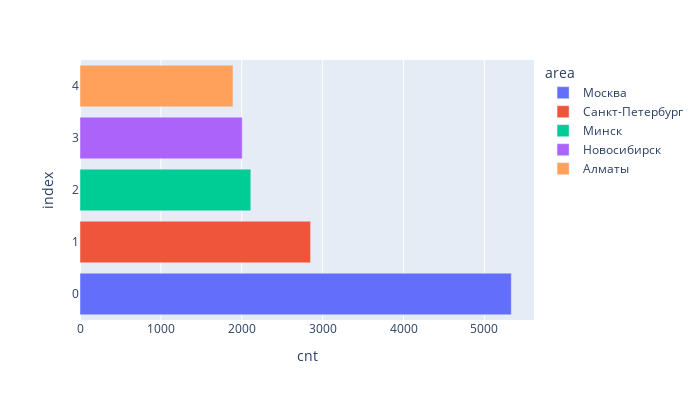

Notebook code cell kept with this figure:
### Code cell
exit_4_1 = pd.read_sql_query(query_4_1, connection_project)
display(exit_4_1)

plot = px.bar(data_frame = exit_4_1,
              x = 'cnt',
              height = 400,
              width = 700,
              color = 'area',
              orientation = 'h'
              )
plot.show()
plot.write_html("plotly_express3.html")

### Figure 1 — Plotly figure (JSON) as saved in the notebook; plotly's stock layout.template omitted (floating-point values rounded to 4 significant figures)
{"data": [{"alignmentgroup": "True", "hovertemplate": "area=Москва<br>cnt=%{x}<br>index=%{y}<extra></extra>", "legendgroup": "Москва", "marker": {"color": "#636efa", "pattern": {"shape": ""}}, "name": "Москва", "offsetgroup": "Москва", "orientation": "h", "showlegend": true, "textposition": "auto", "type": "bar", "x": [5333], "xaxis": "x", "y": [0], "yaxis": "y"}, {"alignmentgroup": "True", "hovertemplate": "area=Санкт-Петербург<br>cnt=%{x}<br>index=%{y}<extra></extra>", "legendgroup": "Санкт-Петербург", "marker": {"color": "#EF553B", "pattern": {"shape": ""}}, "name": "Санкт-Петербург", "offsetgroup": "Санкт-Петербург", "orientation": "h", "showlegend": true, "textposition": "auto", "type": "bar", "x": [2851], "xaxis": "x", "y": [1], "yaxis": "y"}, {"alignmentgroup": "True", "hovertemplate": "area=Минск<br>cnt=%{x}<br>index=%{y}<extra></extra>", "legendgroup": "Минск", "marker": {"color": "#00cc96", "pattern": {"shape": ""}}, "name": "Минск", "offsetgroup": "Минск", "orientation": "h", "showlegend": true, "textposition": "auto", "type": "bar", "x": [2112], "xaxis": "x", "y": [2], "yaxis": "y"}, {"alignmentgroup": "True", "hovertemplate": "area=Новосибирск<br>cnt=%{x}<br>index=%{y}<extra></extra>", "legendgroup": "Новосибирск", "marker": {"color": "#ab63fa", "pattern": {"shape": ""}}, "name": "Новосибирск", "offsetgroup": "Новосибирск", "orientation": "h", "showlegend": true, "textposition": "auto", "type": "bar", "x": [2006], "xaxis": "x", "y": [3], "yaxis": "y"}, {"alignmentgroup": "True", "hovertemplate": "area=Алматы<br>cnt=%{x}<br>index=%{y}<extra></extra>", "legendgroup": "Алматы", "marker": {"color": "#FFA15A", "pattern": {"shape": ""}}, "name": "Алматы", "offsetgroup": "Алматы", "orientation": "h", "showlegend": true, "textposition": "auto", "type": "bar", "x": [1892], "xaxis": "x", "y": [4], "yaxis": "y"}], "layout": {"barmode": "relative", "height": 400, "legend": {"title": {"text": "area"}, "tracegroupgap": 0}, "margin": {"t": 60}, "width": 700, "xaxis": {"anchor": "y", "domain": [0, 1], "title": {"text": "cnt"}}, "yaxis": {"anchor": "x", "domain": [0, 1], "title": {"text": "index"}}}}
